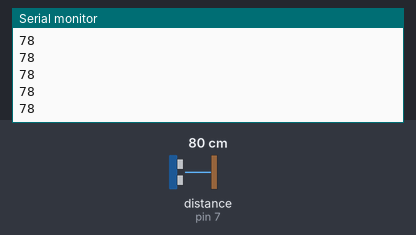
A sketch run on a simulated Arduino Uno, built with avr-gcc and run on an emulated ATmega328P. Shown: the last lines printed to the serial monitor. Wiring (inferred from the names in the program): ultrasonic range finder: trigger pin 6; echo pin 7. The inputs (shaded band) are chosen by the test bench; at power-on: distance to the obstacle (sensor on pin 7) 80 cm. The echo pulse lasts 58.3 µs per cm.

Above: at 1.2 s.
1.3 s: distance to the obstacle (sensor on pin 7) set to 2 cm
At 2.1 s:
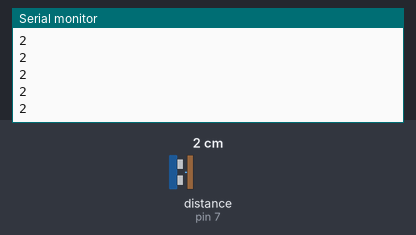
2.8 s: distance to the obstacle (sensor on pin 7) set to 4 cm
At 3.5 s:
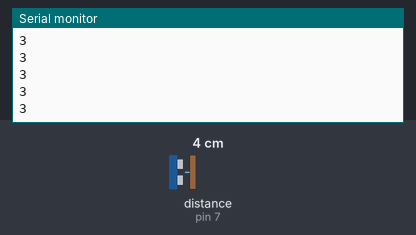
Timing chart, 0 to 5.8 s (numbered marks = the images above; inputs shaded):
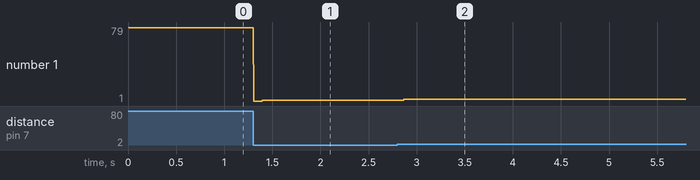

Measured:
- after the input at 1.3 s, the serial monitor: prints a new line at once (image 1)
- after the input at 2.8 s, the serial monitor: prints a new line after 0.07 s (image 2)
- plotted number 1: 78 → 2 after the input at 1.3 s, 2 → 3 after the input at 2.8 s

The sketch:

ULtra.ino
```cpp
// Ultrasonic Sensors works on the principle of Sonar Effect.


int EcoPin = 7; // Defines the pins which are being used
int TrigPin = 6;
long distance;
long duration;
void setup()
{
   Serial.begin(9600);  // starts communication between board and computer
   pinMode(TrigPin,OUTPUT); // pin will give output to the computer
   pinMode(EcoPin,INPUT);  //pin will recieve input from ultrasonic sensors
}
void loop() // codes written under loop function will repeats itselves continiously
{


digitalWrite(TrigPin, LOW);
delayMicroseconds(2);

digitalWrite(TrigPin, HIGH);
delayMicroseconds(10);

digitalWrite(TrigPin, LOW);

duration = pulseIn(EcoPin,HIGH);  //records the total time taken by sound wave in striking back the sensors after reflection
distance= (duration*0.034)/2;
Serial.println(distance); //displays the distance


}
```
